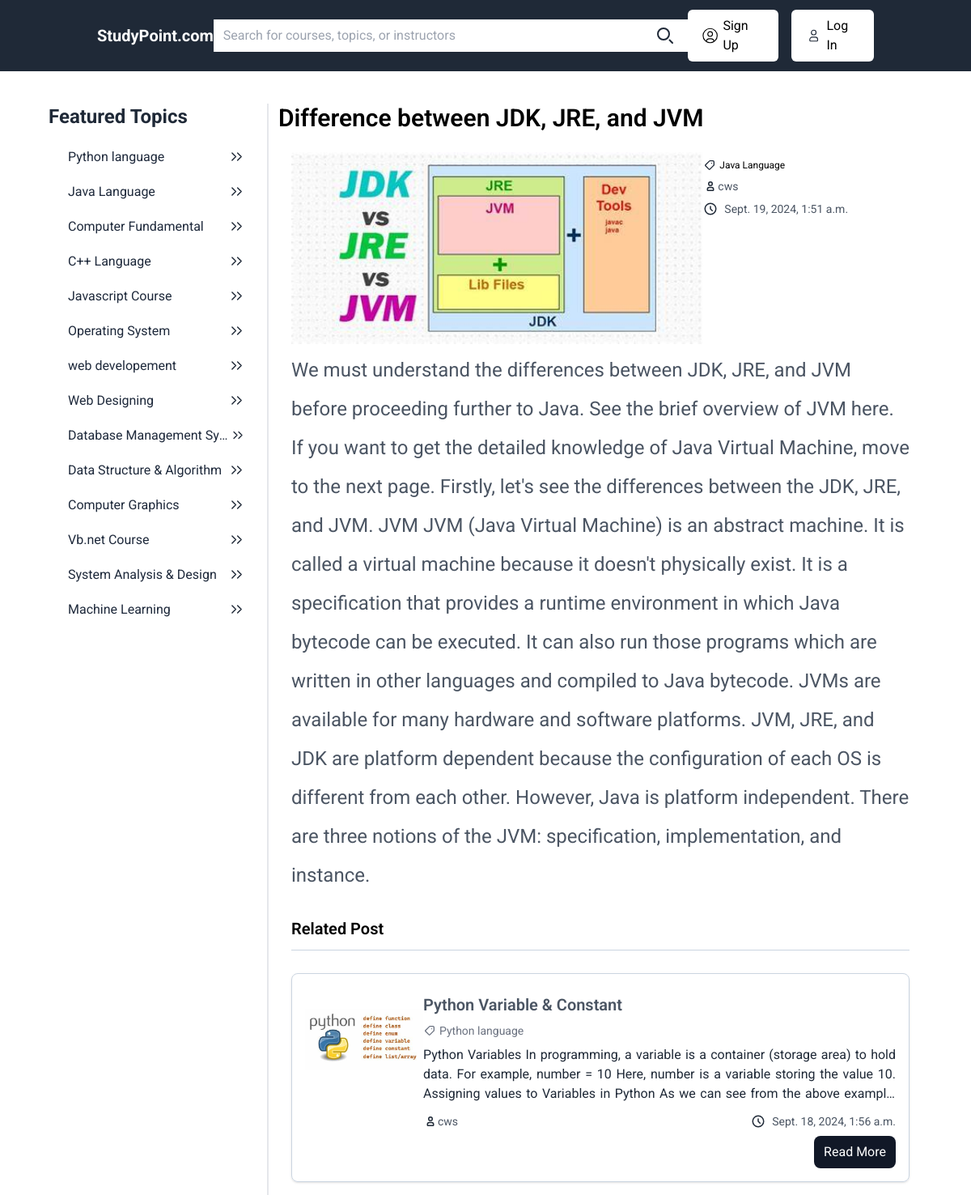
The page /show/2 on the database its author committed.
### cms/models.py (models this page shows, shortened)
class Topic(models.Model):
    name = models.CharField(max_length=200)
    description = models.TextField()
    created_at = models.DateTimeField(auto_now_add=True)

class Content(models.Model):
    topic = models.ForeignKey(Topic, on_delete=models.CASCADE)
    title = models.CharField(max_length=200)
    content = models.TextField()
    created_at = models.DateTimeField(auto_now_add=True)
    feature_image = models.ImageField(upload_to="content/")
    author = models.ForeignKey(User, on_delete=models.SET_NULL, blank=True, null=True)
    class Meta:
        ordering = ['-title']

### cms/views.py (the view)
# urls.py: path("show/<int:content_id>", showPost, name="show"),
def showPost(request,content_id):
    post = Content.objects.get(pk=content_id)
    data = {}
    data['title'] = post.title
    data['categories'] = Topic.objects.all()
    data['post'] = post
    data['relatedPost'] = Content.objects.exclude(pk=content_id)
    return render(request, 'show-post.html', data)

### templates/show-post.html (shortened to what this page needs)
{% extends 'base.html' %}
{% block "content" %}
<div class="flex flex-1">
    <h2 class="text-black font-semibold text-3xl">{{title}}</h2>
</div>
<div class="flex flex-1 flex-col mt-2">
    <div class="flex-1 flex flex-col gap-2  p-4">
        <div class="flex">
            <div class="flex-[2] items-center">
                <img class="object-contain w-full h-auto" src="{{ post.feature_image.url }}" alt="Post Image">
            </div>
            <div class="flex-1 ">
                <div class="flex flex-1 my-2">
                    <p class="text-xs flex gap-1 items-center">
                        {{post.topic.name}}
                    </p>
                </div>
                <div class="flex  flex-col my-2 justify-between  gap-2">
                <span class="text-sm text-gray-600 flex items-center">
                    {{ post.author }}</span>
                <span class="text-sm text-gray-600 flex gap-2 items-center">
                    <svg class="w-[18px] h-[18px] text-gray-800 dark:text-white" aria-hidden="true"
                        xmlns="http://www.w3.org/2000/svg" width="24" height="24" fill="none" viewBox="0 0 24 24">
                        <path stroke="currentColor" stroke-linecap="round" stroke-linejoin="round" stroke-width="2"
                            d="M12 8v4l3 3m6-3a9 9 0 1 1-18 0 9 9 0 0 1 18 0Z" />
                    </svg>
                    {{ post.created_at }}</span>
            </div>
        </div>
    </div>
    <div class="flex flex-1">
        <p class="text-2xl leading-loose text-gray-600">{{ post.content }}</p>
    </div>
    <div class="flex flex-1 my-5">
        <h3 class="text-xl font-semibold border-b border-slate-300 w-full pb-3">Related Post</h3>
    </div>
    {% for post in relatedPost %}
    <div class="flex p-4 border border-slate-300 rounded-lg shadow">
        <div class="flex-1 items-center">
            <img class="object-contain w-full h-32" src="{{ post.feature_image.url }}" alt="Post Image">
        </div>
        <div class="flex-[4]">
            <h3 class="text-xl my-2 font-semibold text-gray-600">{{ post.title }}</h3>
            <div class="flex flex-1 my-2">
                <p class="text-sm flex gap-1 text-gray-500 items-center">
                    {{post.topic.name}}</p>
            </div>
            <p class="text-md text-justify mb-3 text-gray-800 line-clamp-3">{{ post.content }}</p>
            <div class="flex items-cente my-2 justify-between">
                <span class="text-sm text-gray-600 flex items-center">
                    {{ post.author }}</span>
                <span class="ml-2 text-sm text-gray-600 flex gap-2 items-center">
                    <svg class="w-[18px] h-[18px] text-gray-800 dark:text-white" aria-hidden="true" xmlns="http://www.w3.org/2000/svg" width="24" height="24" fill="none" viewBox="0 0 24 24">
                        <path stroke="currentColor" stroke-linecap="round" stroke-linejoin="round" stroke-width="2" d="M12 8v4l3 3m6-3a9 9 0 1 1-18 0 9 9 0 0 1 18 0Z"/>
                      </svg>
                    {{ post.created_at }}</span>
            </div>
            <div class="flex flex-1 justify-end">
                <a href="{% url 'show' post.id %}" class="bg-gray-900 rounded-lg text-white px-3 py-2 hover:bg-gray-600">Read More</a>
            </div>
        </div>
    </div>
{% endfor %}
</div>
</div>
{% endblock %}

### templates/base.html (shortened to what this page needs)
<!DOCTYPE html>
<html lang="en">
<head>
    <script src="https://cdn.tailwindcss.com"></script>
</head>
<body>
    <div class="flex flex-1 bg-gray-800 py-3 px-[10%] justify-between items-center">
            <a href="{% url 'homepage' %}"><h1 class="text-xl font-bold text-white">StudyPoint.com</h1></a>
            <form action="{% url 'search' %}" method="get" class="flex bg-white">
                <input type="text" name="q" placeholder="Search for courses, topics, or instructors" size="60" class="bg-transparent w-full px-3 py-2 rounded-md focus:outline-none" />
                <button type="submit" class="px-4 py-2 rounded-md">
                    <svg class="w-6 h-6 text-gray-800 dark:text-white" aria-hidden="true" xmlns="http://www.w3.org/2000/svg" width="24" height="24" fill="none" viewBox="0 0 24 24">
                        <path stroke="currentColor" stroke-linecap="round" stroke-width="2" d="m21 21-3.5-3.5M17 10a7 7 0 1 1-14 0 7 7 0 0 1 14 0Z"/>
                      </svg>
                </button>
            </form>
            <div class="flex items-center">
                {% if request.user.is_authenticated %}
                <a href="{% url 'register' %}" class="px-4 mr-2 py-2 rounded-md text-white flex items-center gap-1 ">
                    <svg class="w-6 h-6 text-white" aria-hidden="true" xmlns="http://www.w3.org/2000/svg" width="24" height="24" fill="none" viewBox="0 0 24 24">
                        <path stroke="currentColor" stroke-linecap="round" stroke-linejoin="round" stroke-width="1.2" d="M12 21a9 9 0 1 0 0-18 9 9 0 0 0 0 18Zm0 0a8.949 8.949 0 0 0 4.951-1.488A3.987 3.987 0 0 0 13 16h-2a3.987 3.987 0 0 0-3.951 3.512A8.948 8.948 0 0 0 12 21Zm3-11a3 3 0 1 1-6 0 3 3 0 0 1 6 0Z"/>
                      </svg>
                    {{user.username}}
                </a>
                <a href="{% url 'logout' %}" class="px-4 py-2 rounded-md flex items-center gap-1  bg-white ">
                    <svg class="w-6 h-6 text-gray-800 dark:text-white" aria-hidden="true" xmlns="http://www.w3.org/2000/svg" width="24" height="24" fill="none" viewBox="0 0 24 24">
                        <path stroke="currentColor" stroke-linecap="round" stroke-linejoin="round" stroke-width="1.2" d="M12 21a9 9 0 1 0 0-18 9 9 0 0 0 0 18Zm0 0a8.949 8.949 0 0 0 4.951-1.488A3.987 3.987 0 0 0 13 16h-2a3.987 3.987 0 0 0-3.951 3.512A8.948 8.948 0 0 0 12 21Zm3-11a3 3 0 1 1-6 0 3 3 0 0 1 6 0Z"/>
                      </svg>
                    Logout
                </a>
                {% else %}
                <a href="{% url 'register' %}" class="px-4 py-2 rounded-md flex items-center gap-1  bg-white ">
                    Sign Up
                </a>
                <a href="{% url 'login' %}" class="px-4 py-2 ml-4 rounded-md text-black bg-white flex items-center gap-1">
                    Log In</a>
                {% endif %}
            </div>
        </div>
    <div class="flex flex-1 mt-10 px-[5%] divide-x-2">
        <div class="w-3/12">
            <h2 class="text-2xl font-bold text-gray-800">Featured Topics</h2>
            <div class="flex flex-col p-3">
                {% for cat in categories %}
                <a href="{% url 'filter' cat.id %}" class="text-slate-800 px-3 py-2 w-full  flex justify-between items-center hover:bg-slate-100">
                    <span class="truncate"> {{cat.name}}</span>
                    <svg class="w-[27px] h-[27px] text-gray-800 dark:text-white" aria-hidden="true" xmlns="http://www.w3.org/2000/svg" width="24" height="24" fill="none" viewBox="0 0 24 24">
                        <path stroke="currentColor" stroke-linecap="round" stroke-linejoin="round" stroke-width="1.3" d="m7 16 4-4-4-4m6 8 4-4-4-4"/>
                      </svg>
                   </a>
                {% endfor %}
            </div>
        </div>
        <div class="w-9/12 pl-3">
            <div class="">
                {% block "content" %}
            {% endblock %}
            </div>
        </div>
    </div>
</body>
</html>

### templates/base.html (style rules this page uses)
* { font-family: "Roboto", system-ui!important; }

### rows shown on the page
Topic: name "Python language"
Topic: name "Java Language"
Topic: name "Computer Fundamental"
Topic: name "C++ Language"
Topic: name "Javascript Course"
Topic: name "Operating System"
Topic: name "web developement"
Topic: name "Web Designing"
Topic: name "Database Management Sy…"
Topic: name "Data Structure & Algorithm"
Topic: name "Computer Graphics"
Topic: name "Vb.net Course"
Topic: name "System Analysis & Design"
Topic: name "Machine Learning"
Content: title "Difference between JDK, JRE, and JVM", feature_image (picture), topic.name "Java Language", author "cws", created_at "Sept. 19, 2024, 1:51 a.m.", content "We must understand the differences between JDK, JRE, and JVM before proceeding further to Java. See the brief overview of JVM here. If you want to get the detailed knowledge of Java Virtual Machine, move to the next page. Firstly, let's see the differences between the JDK, JRE, and JVM. JVM JVM (Java Virtual Machine) is an abstract machine. It is called a virtual machine because it doesn't physically exist. It is a specification that provides a runtime environment in which Java bytecode can be executed. It can also run those programs which are written in other languages and compiled to Java bytecode. JVMs are available for many hardware and software platforms. JVM, JRE, and JDK are platform…"
Content: feature_image (picture), title "Python Variable & Constant", topic.name "Python language", content "Python Variables In programming, a variable is a container (storage area) to hold data. For example, number = 10 Here, number is a variable storing the value 10. Assigning values to Variables in Python As we can see from the above…", author "cws", created_at "Sept. 18, 2024, 1:56 a.m."
